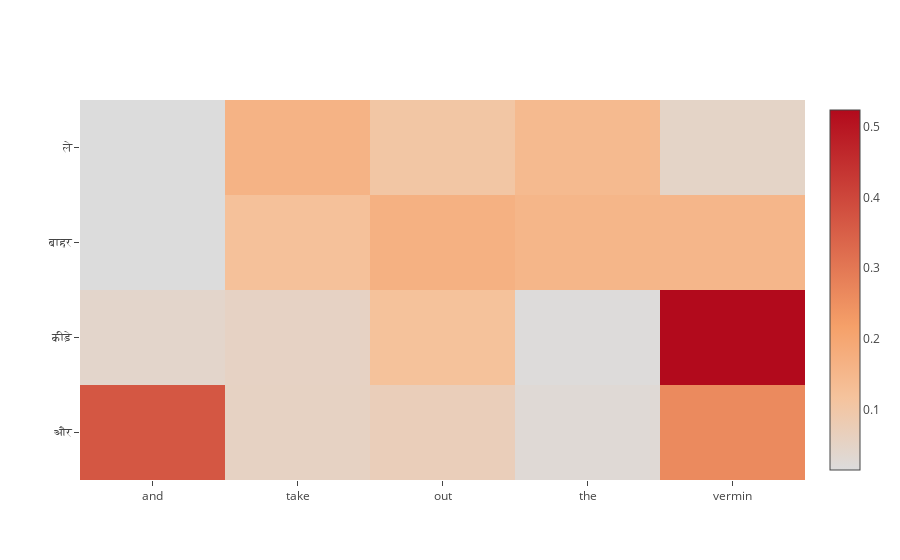

Notebook code for this chart:
### Code cell
predict_random_val_sentence()

### Figure 1 — Plotly figure (JSON) as saved in the notebook; plotly's stock layout.template omitted (floating-point values rounded to 4 significant figures)
{"data": [{"colorscale": "Reds", "type": "heatmap", "uid": "bb5d5453-70dc-4f8a-8523-bf7bb73c6499", "x": ["and", "take", "out", "the", "vermin"], "y": ["और", "कीड़े", "बाहर", "ले"], "z": [[0.367, 0.05604, 0.07027, 0.0262, 0.2629], [0.04337, 0.05438, 0.1206, 0.01781, 0.5233], [0.0153, 0.1221, 0.1701, 0.1558, 0.1548], [0.01572, 0.163, 0.1058, 0.1441, 0.04849]]}], "layout": {}}
